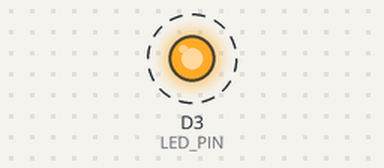
A program run on a simulated ESP8266 (NodeMCU). Parts: output pins drawn as LEDs (lit = HIGH). Dashed ring = blinking.

Above: at 0.5 s.
Timing chart, 0 to 4.6 s (numbered marks = the images above):
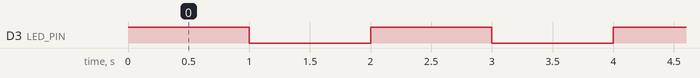

The program:

main.cpp
```cpp
#include <Arduino.h>

#define LED_PIN D3

void setup() {
    pinMode(LED_PIN, OUTPUT);
}

void loop() {
    digitalWrite(LED_PIN, HIGH);
    delay(1000);

    digitalWrite(LED_PIN, LOW);
    delay(1000);
}
```

Measured:
- by itself, D3 (LED_PIN): alternates HIGH for 1.0 s and LOW for 1.0 s
